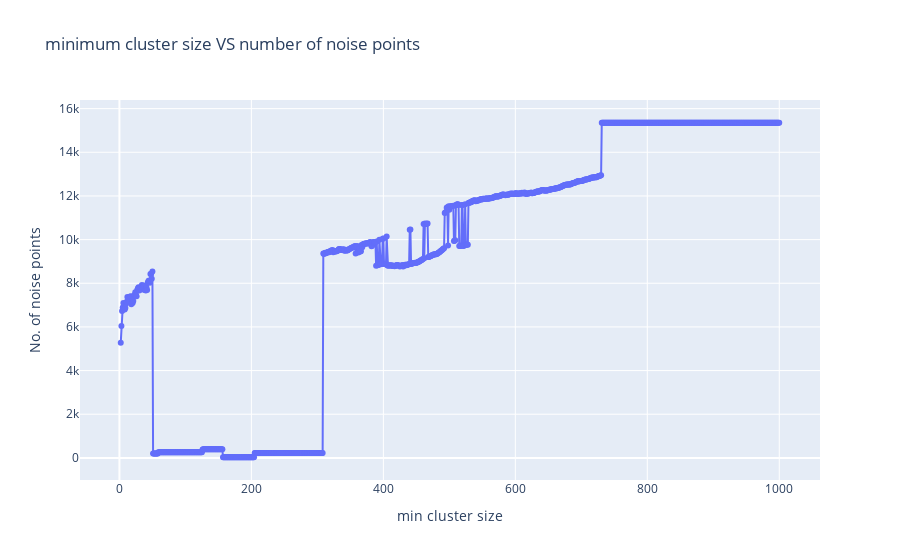

This figure's notebook cell:
### Code cell
x_values = list(noise_points.keys())
y_values = list(noise_points.values())

# Create a line plot
fig = go.Figure()

fig.add_trace(go.Scatter(x=x_values, y=y_values, mode='lines+markers', name='Data Line'))

# Set plot title and labels
fig.update_layout(
    title='minimum cluster size VS number of noise points',
    xaxis_title='min cluster size',
    yaxis_title='No. of noise points'
)

# Show the plot
fig.show()

### Figure 1 — Plotly figure (JSON) as saved in the notebook; plotly's stock layout.template omitted (floating-point values rounded to 4 significant figures; data arrays with more than 128 entries replaced by an {"elided": "..."} marker saying what was removed)
{"data": [{"mode": "lines+markers", "name": "Data Line", "type": "scatter", "x": {"elided": "999 int values"}, "y": {"elided": "999 int values"}}], "layout": {"title": {"text": "minimum cluster size VS number of noise points"}, "xaxis": {"title": {"text": "min cluster size"}}, "yaxis": {"title": {"text": "No. of noise points"}}}}
